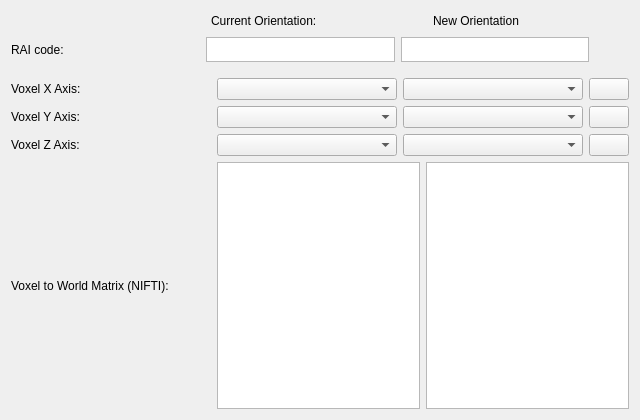
<?xml version="1.0" encoding="UTF-8"?>
<ui version="4.0">
 <class>ReorientImage_Widget</class>
 <widget class="QWidget" name="ReorientImage_Widget">
  <property name="geometry">
   <rect>
    <x>0</x>
    <y>0</y>
    <width>640</width>
    <height>420</height>
   </rect>
  </property>
  <property name="minimumSize">
   <size>
    <width>640</width>
    <height>420</height>
   </size>
  </property>
  <property name="windowTitle">
   <string>Reorient Image</string>
  </property>
  <layout class="QVBoxLayout" name="verticalLayout">
   <item>
    <layout class="QHBoxLayout" name="horizontalLayout_1">
     <item>
      <spacer name="horizontalSpacer_1">
       <property name="orientation">
        <enum>Qt::Horizontal</enum>
       </property>
       <property name="sizeType">
        <enum>QSizePolicy::Fixed</enum>
       </property>
       <property name="sizeHint" stdset="0">
        <size>
         <width>200</width>
         <height>20</height>
        </size>
       </property>
      </spacer>
     </item>
     <item>
      <widget class="QLabel" name="currentOrientation_label">
       <property name="text">
        <string>Current Orientation:</string>
       </property>
      </widget>
     </item>
     <item>
      <spacer name="horizontalSpacer_2">
       <property name="orientation">
        <enum>Qt::Horizontal</enum>
       </property>
       <property name="sizeType">
        <enum>QSizePolicy::Expanding</enum>
       </property>
       <property name="sizeHint" stdset="0">
        <size>
         <width>40</width>
         <height>20</height>
        </size>
       </property>
      </spacer>
     </item>
     <item>
      <widget class="QLabel" name="newOrientation_label">
       <property name="text">
        <string>New Orientation</string>
       </property>
      </widget>
     </item>
     <item>
      <spacer name="horizontalSpacer_3">
       <property name="orientation">
        <enum>Qt::Horizontal</enum>
       </property>
       <property name="sizeHint" stdset="0">
        <size>
         <width>40</width>
         <height>20</height>
        </size>
       </property>
      </spacer>
     </item>
    </layout>
   </item>
   <item>
    <layout class="QHBoxLayout" name="horizontalLayout_2">
     <item>
      <widget class="QLabel" name="raiCode_label">
       <property name="sizePolicy">
        <sizepolicy hsizetype="Fixed" vsizetype="Preferred">
         <horstretch>0</horstretch>
         <verstretch>0</verstretch>
        </sizepolicy>
       </property>
       <property name="minimumSize">
        <size>
         <width>200</width>
         <height>0</height>
        </size>
       </property>
       <property name="text">
        <string>RAI code:</string>
       </property>
      </widget>
     </item>
     <item>
      <widget class="QTextEdit" name="currentRaiCode_textEdit">
       <property name="sizePolicy">
        <sizepolicy hsizetype="Minimum" vsizetype="Fixed">
         <horstretch>0</horstretch>
         <verstretch>0</verstretch>
        </sizepolicy>
       </property>
       <property name="minimumSize">
        <size>
         <width>0</width>
         <height>25</height>
        </size>
       </property>
       <property name="maximumSize">
        <size>
         <width>16777215</width>
         <height>25</height>
        </size>
       </property>
       <property name="inputMethodHints">
        <set>Qt::ImhMultiLine</set>
       </property>
       <property name="verticalScrollBarPolicy">
        <enum>Qt::ScrollBarAlwaysOff</enum>
       </property>
       <property name="horizontalScrollBarPolicy">
        <enum>Qt::ScrollBarAlwaysOff</enum>
       </property>
      </widget>
     </item>
     <item>
      <widget class="QTextEdit" name="newRaiCode_textEdit">
       <property name="sizePolicy">
        <sizepolicy hsizetype="Minimum" vsizetype="Fixed">
         <horstretch>0</horstretch>
         <verstretch>0</verstretch>
        </sizepolicy>
       </property>
       <property name="minimumSize">
        <size>
         <width>0</width>
         <height>25</height>
        </size>
       </property>
       <property name="maximumSize">
        <size>
         <width>16777215</width>
         <height>25</height>
        </size>
       </property>
       <property name="verticalScrollBarPolicy">
        <enum>Qt::ScrollBarAlwaysOff</enum>
       </property>
       <property name="horizontalScrollBarPolicy">
        <enum>Qt::ScrollBarAlwaysOff</enum>
       </property>
      </widget>
     </item>
     <item>
      <spacer name="horizontalSpacer_4">
       <property name="orientation">
        <enum>Qt::Horizontal</enum>
       </property>
       <property name="sizeType">
        <enum>QSizePolicy::Fixed</enum>
       </property>
       <property name="sizeHint" stdset="0">
        <size>
         <width>40</width>
         <height>20</height>
        </size>
       </property>
      </spacer>
     </item>
    </layout>
   </item>
   <item>
    <spacer name="verticalSpacer">
     <property name="orientation">
      <enum>Qt::Vertical</enum>
     </property>
     <property name="sizeType">
      <enum>QSizePolicy::Fixed</enum>
     </property>
     <property name="sizeHint" stdset="0">
      <size>
       <width>20</width>
       <height>10</height>
      </size>
     </property>
    </spacer>
   </item>
   <item>
    <layout class="QHBoxLayout" name="horizontalLayout_3">
     <item>
      <widget class="QLabel" name="voxelXAxis_label">
       <property name="sizePolicy">
        <sizepolicy hsizetype="Fixed" vsizetype="Preferred">
         <horstretch>0</horstretch>
         <verstretch>0</verstretch>
        </sizepolicy>
       </property>
       <property name="minimumSize">
        <size>
         <width>200</width>
         <height>0</height>
        </size>
       </property>
       <property name="text">
        <string>Voxel X Axis:</string>
       </property>
      </widget>
     </item>
     <item>
      <widget class="QComboBox" name="currentVoxelXAxis_comboBox"/>
     </item>
     <item>
      <widget class="QComboBox" name="newVoxelXAxis_comboBox"/>
     </item>
     <item>
      <widget class="QPushButton" name="voxelXAxis_button">
       <property name="maximumSize">
        <size>
         <width>40</width>
         <height>16777215</height>
        </size>
       </property>
       <property name="text">
        <string/>
       </property>
      </widget>
     </item>
    </layout>
   </item>
   <item>
    <layout class="QHBoxLayout" name="horizontalLayout_4">
     <item>
      <widget class="QLabel" name="voxelYAxis_comboBox">
       <property name="sizePolicy">
        <sizepolicy hsizetype="Fixed" vsizetype="Preferred">
         <horstretch>0</horstretch>
         <verstretch>0</verstretch>
        </sizepolicy>
       </property>
       <property name="minimumSize">
        <size>
         <width>200</width>
         <height>0</height>
        </size>
       </property>
       <property name="text">
        <string>Voxel Y Axis:</string>
       </property>
      </widget>
     </item>
     <item>
      <widget class="QComboBox" name="currentVoxelYAxis_comboBox"/>
     </item>
     <item>
      <widget class="QComboBox" name="newVoxelYAxis_comboBox"/>
     </item>
     <item>
      <widget class="QPushButton" name="voxelYAxis_button">
       <property name="maximumSize">
        <size>
         <width>40</width>
         <height>16777215</height>
        </size>
       </property>
       <property name="text">
        <string/>
       </property>
      </widget>
     </item>
    </layout>
   </item>
   <item>
    <layout class="QHBoxLayout" name="horizontalLayout_5">
     <item>
      <widget class="QLabel" name="voxelZAxis_label">
       <property name="sizePolicy">
        <sizepolicy hsizetype="Fixed" vsizetype="Preferred">
         <horstretch>0</horstretch>
         <verstretch>0</verstretch>
        </sizepolicy>
       </property>
       <property name="minimumSize">
        <size>
         <width>200</width>
         <height>0</height>
        </size>
       </property>
       <property name="text">
        <string>Voxel Z Axis:</string>
       </property>
      </widget>
     </item>
     <item>
      <widget class="QComboBox" name="currentVoxelZAxis_comboBox"/>
     </item>
     <item>
      <widget class="QComboBox" name="newVoxelZAxis_comboBox"/>
     </item>
     <item>
      <widget class="QPushButton" name="voxelZAxis_button">
       <property name="maximumSize">
        <size>
         <width>40</width>
         <height>16777215</height>
        </size>
       </property>
       <property name="text">
        <string/>
       </property>
      </widget>
     </item>
    </layout>
   </item>
   <item>
    <layout class="QHBoxLayout" name="horizontalLayout_6">
     <item>
      <widget class="QLabel" name="NIFTI_label">
       <property name="sizePolicy">
        <sizepolicy hsizetype="Fixed" vsizetype="Preferred">
         <horstretch>0</horstretch>
         <verstretch>0</verstretch>
        </sizepolicy>
       </property>
       <property name="minimumSize">
        <size>
         <width>200</width>
         <height>0</height>
        </size>
       </property>
       <property name="text">
        <string>Voxel to World Matrix (NIFTI):</string>
       </property>
      </widget>
     </item>
     <item>
      <widget class="QTableWidget" name="tableWidget_2"/>
     </item>
     <item>
      <widget class="QTableWidget" name="newNIFTI_tableView"/>
     </item>
    </layout>
   </item>
   <item>
    <layout class="QHBoxLayout" name="horizontalLayout_7"/>
   </item>
  </layout>
 </widget>
 <resources/>
 <connections/>
</ui>
